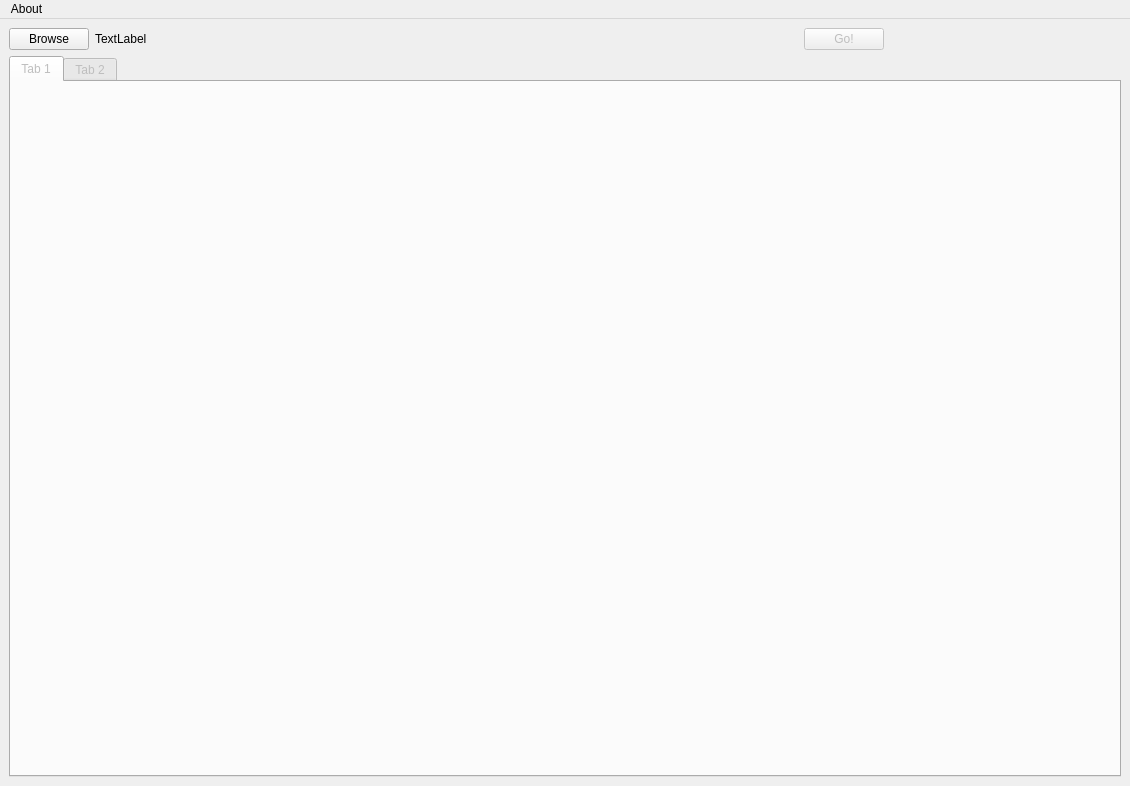
<?xml version="1.0" encoding="UTF-8"?>
<ui version="4.0">
 <class>MainWindow</class>
 <widget class="QMainWindow" name="MainWindow">
  <property name="geometry">
   <rect>
    <x>0</x>
    <y>0</y>
    <width>1130</width>
    <height>786</height>
   </rect>
  </property>
  <property name="windowTitle">
   <string>MainWindow</string>
  </property>
  <widget class="QWidget" name="centralwidget">
   <layout class="QVBoxLayout" name="verticalLayout_2">
    <item>
     <layout class="QHBoxLayout" name="horizontalLayout" stretch="0,0">
      <property name="rightMargin">
       <number>0</number>
      </property>
      <item>
       <layout class="QHBoxLayout" name="horizontalLayout_2" stretch="0,0">
        <item>
         <widget class="QPushButton" name="pushButton">
          <property name="maximumSize">
           <size>
            <width>80</width>
            <height>25</height>
           </size>
          </property>
          <property name="text">
           <string>Browse</string>
          </property>
         </widget>
        </item>
        <item>
         <widget class="QLabel" name="label">
          <property name="enabled">
           <bool>true</bool>
          </property>
          <property name="text">
           <string>TextLabel</string>
          </property>
         </widget>
        </item>
       </layout>
      </item>
      <item alignment="Qt::AlignHCenter">
       <widget class="QPushButton" name="pushButton_2">
        <property name="enabled">
         <bool>false</bool>
        </property>
        <property name="maximumSize">
         <size>
          <width>80</width>
          <height>25</height>
         </size>
        </property>
        <property name="text">
         <string>Go!</string>
        </property>
       </widget>
      </item>
     </layout>
    </item>
    <item>
     <widget class="QTabWidget" name="tabWidget">
      <property name="enabled">
       <bool>false</bool>
      </property>
      <property name="currentIndex">
       <number>0</number>
      </property>
      <widget class="QWidget" name="tab">
       <attribute name="title">
        <string>Tab 1</string>
       </attribute>
      </widget>
      <widget class="QWidget" name="tab_2">
       <attribute name="title">
        <string>Tab 2</string>
       </attribute>
      </widget>
     </widget>
    </item>
   </layout>
  </widget>
  <widget class="QMenuBar" name="menubar">
   <property name="geometry">
    <rect>
     <x>0</x>
     <y>0</y>
     <width>1130</width>
     <height>25</height>
    </rect>
   </property>
   <widget class="QMenu" name="menuAbout">
    <property name="title">
     <string>About</string>
    </property>
    <addaction name="actionAbout_XQL"/>
   </widget>
   <addaction name="menuAbout"/>
  </widget>
  <action name="actionAbout_XQL">
   <property name="text">
    <string>About XQL</string>
   </property>
  </action>
 </widget>
 <resources/>
 <connections/>
</ui>
